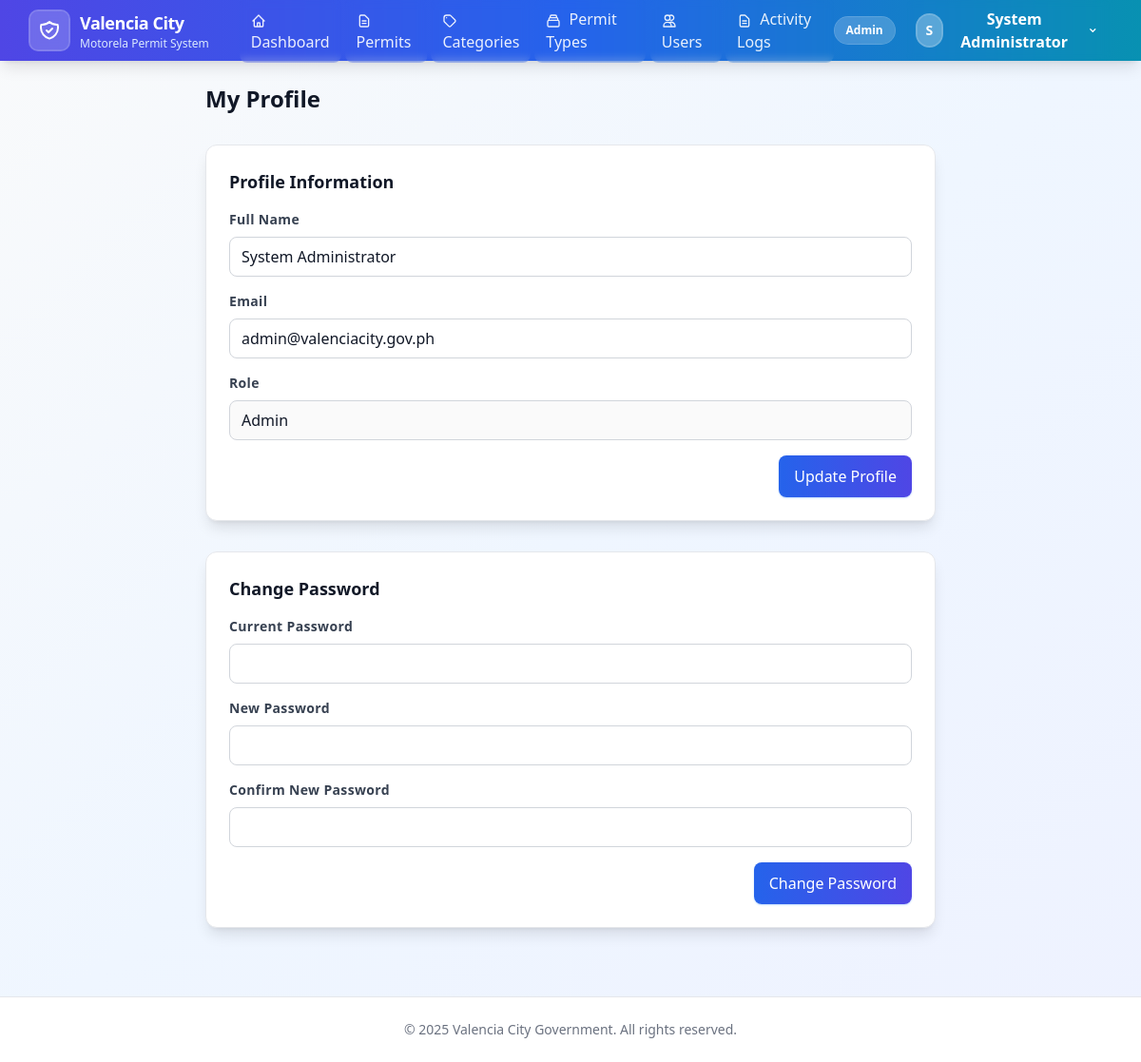
/public/profile.php (signed in), run on the app's committed database.
### tables this page shows
CREATE TABLE IF NOT EXISTS users (
    id INT AUTO_INCREMENT PRIMARY KEY,
    fullname VARCHAR(100) NOT NULL,
    email VARCHAR(100) UNIQUE NOT NULL,
    password VARCHAR(255) NOT NULL,
    role ENUM('admin', 'staff', 'applicant') DEFAULT 'applicant',
    status ENUM('active', 'inactive') DEFAULT 'active',
    created_at TIMESTAMP DEFAULT CURRENT_TIMESTAMP,
    updated_at TIMESTAMP DEFAULT CURRENT_TIMESTAMP ON UPDATE CURRENT_TIMESTAMP,
    INDEX idx_email (email),
    INDEX idx_role (role)
);

### app/config/db.php (called while the page is built, shortened)
<?php
class Database {
    private static $instance = null;
    private $conn;
    private function connect() {
        try {
            $envFile = __DIR__ . '/../../.env';
            $host = $_ENV['DB_HOST'] ?? 'localhost';
            $dbname = $_ENV['DB_NAME'] ?? 'motorela_permit_db';
            $username = $_ENV['DB_USER'] ?? 'root';
            $password = $_ENV['DB_PASS'] ?? '';
            $this->conn = new PDO(
                "mysql:host=$host;dbname=$dbname;charset=utf8mb4",
                $username,
                $password,
                [
                    PDO::ATTR_ERRMODE => PDO::ERRMODE_EXCEPTION,
                    PDO::ATTR_DEFAULT_FETCH_MODE => PDO::FETCH_ASSOC,
                    PDO::ATTR_EMULATE_PREPARES => false
                ]
            );
        } catch (PDOException $e) {
            die("Database connection failed: " . $e->getMessage());
        }
    }
    public static function getInstance() {
        if (self::$instance === null) {
            self::$instance = new self();
        }
        return self::$instance;
    }
    public function getConnection() {
        return $this->conn;
    }
}

### app/core/session.php (called while the page is built, shortened)
<?php
class Session {
    public static function get($key, $default = null) {
        return $_SESSION[$key] ?? $default;
    }
    public static function getUserId() {
        return self::get('user_id');
    }
}

### app/core/model.php (called while the page is built, shortened)
<?php
require_once __DIR__ . '/../config/db.php';
class Model {
    protected $db;
    protected $table;
    public function __construct() {
        $this->db = Database::getInstance()->getConnection();
    }
    public function find($id) {
        $stmt = $this->db->prepare("SELECT * FROM {$this->table} WHERE id = ?");
        $stmt->execute([$id]);
        return $stmt->fetch();
    }
}

### app/helpers/helper.php (called while the page is built, shortened)
<?php
function escape($string) {
    return htmlspecialchars($string, ENT_QUOTES, 'UTF-8');
}

### public/profile.php (the view, shortened to what this page needs)
<?php
require_once __DIR__ . '/../app/core/session.php';
require_once __DIR__ . '/../app/helpers/helper.php';
$userModel = new User();
$user = $userModel->find(Session::getUserId());
require_once __DIR__ . '/../resources/views/layouts/header.php';
?>
<div class="px-4 sm:px-6 lg:px-8">
    <div class="max-w-3xl mx-auto">
        <h1 class="text-2xl font-semibold text-gray-900">My Profile</h1>
        <div class="mt-8 card">
            <h2 class="text-lg font-semibold text-gray-900 mb-4">Profile Information</h2>
            <form method="POST">
                <div class="space-y-4">
                    <div>
                        <label class="label">Full Name</label>
                        <input type="text" name="fullname" class="input" value="<?= escape($user['fullname']) ?>" required>
                    </div>
                    <div>
                        <label class="label">Email</label>
                        <input type="email" name="email" class="input" value="<?= escape($user['email']) ?>" required>
                    </div>
                    <div>
                        <label class="label">Role</label>
                        <input type="text" class="input" value="<?= ucfirst($user['role']) ?>" disabled>
                    </div>
                    <div class="flex justify-end">
                        <button type="submit" name="update_profile" class="btn btn-primary">Update Profile</button>
                    </div>
                </div>
            </form>
        </div>
        <div class="mt-8 card">
            <h2 class="text-lg font-semibold text-gray-900 mb-4">Change Password</h2>
            <form method="POST">
                <div class="space-y-4">
                    <div>
                        <label class="label">Current Password</label>
                        <input type="password" name="current_password" class="input" required>
                    </div>
                    <div>
                        <label class="label">New Password</label>
                        <input type="password" name="new_password" class="input" required minlength="6">
                    </div>
                    <div>
                        <label class="label">Confirm New Password</label>
                        <input type="password" name="confirm_password" class="input" required minlength="6">
                    </div>
                    <div class="flex justify-end">
                        <button type="submit" name="change_password" class="btn btn-primary">Change Password</button>
                    </div>
                </div>
            </form>
        </div>
    </div>
</div>
<?php require_once __DIR__ . '/../resources/views/layouts/footer.php'; ?>

### data on the page
users: fullname "System Administrator", email "admin@valenciacity.gov.ph", role "Admin"

### other printed values
Session::getUserRole() "Admin"
substr(Session::getUserName(), 0, 1) "S"
Session::getUserName() "System Administrator"
